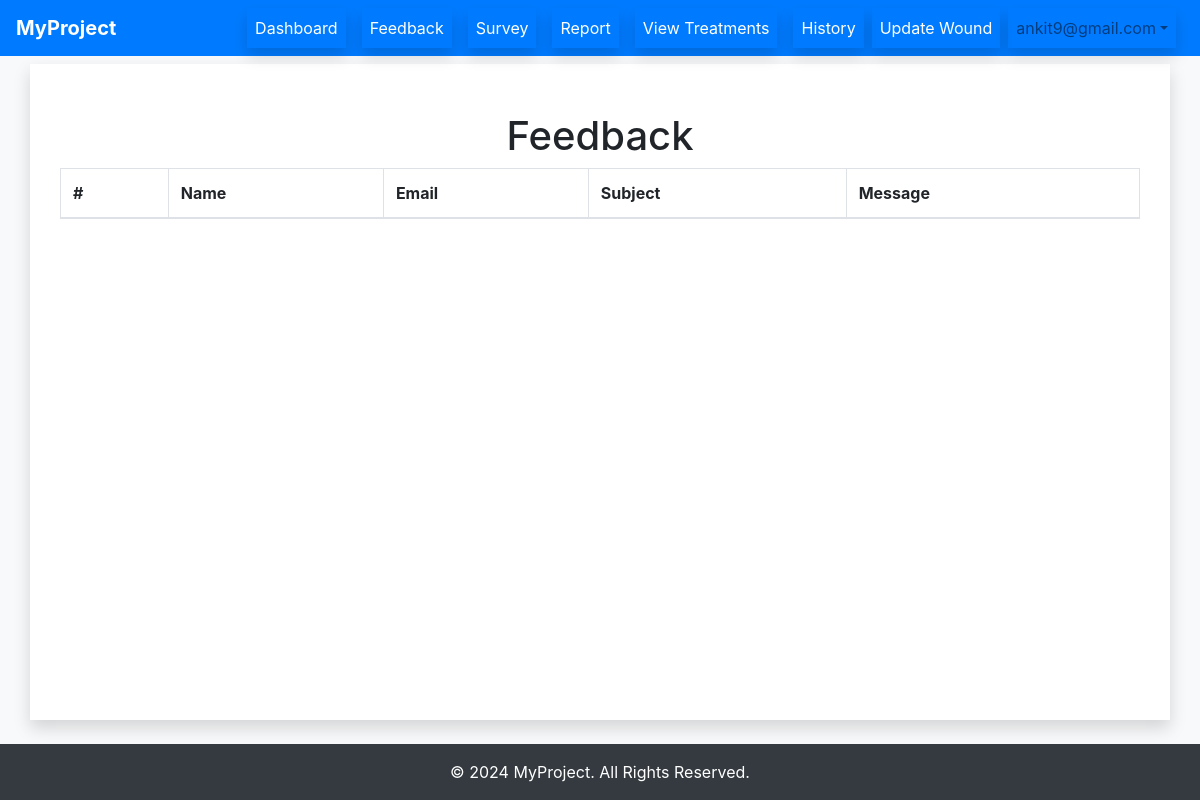
Before: /viewfeedback/ (signed in) with the older database file.
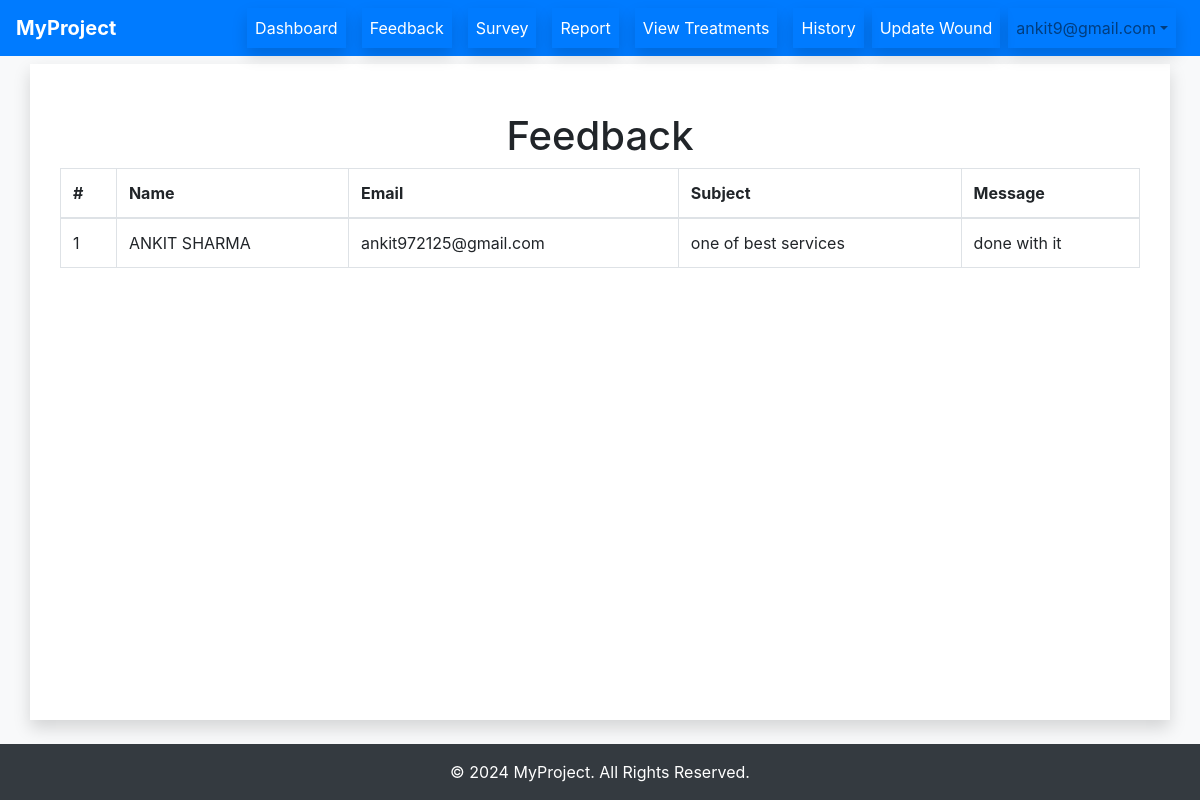
After: the same page with the newer database file.
### main/models.py (models this page shows, shortened)
class Feedback(models.Model):
    name = models.CharField(max_length=100)
    email = models.EmailField()
    subject = models.CharField(max_length=100)
    message = models.TextField()

### main/decorators.py (the view)
    @login_required(login_url='/login/')
    def _wrapped_view(request, *args, **kwargs):
        try:
            request.user.patient
        except Patient.DoesNotExist:
            auth_logout(request)
            return HttpResponseRedirect(reverse('login'))
        return view_func(request, *args, **kwargs)

### main/views.py (called while the page is built)
@patient_required
def viewfeedback(request):
    feedbacks = Feedback.objects.all()
    return render(request, 'viewfeedback.html', {'feedbacks': feedbacks})

### templates/viewfeedback.html
{% extends 'base.html' %}
{% block content %}
<div class="container mt-5">
    <h1 class="text-center">Feedback</h1>
    <div class="table-responsive">
        <table class="table table-bordered table-hover">
            <thead>
                <tr>
                    <th>#</th>
                    <th>Name</th>
                    <th>Email</th>
                    <th>Subject</th>
                    <th>Message</th>
                </tr>
            </thead>
            <tbody>
                {% for feedback in feedbacks %}
                <tr>
                    <td>{{ forloop.counter }}</td>
                    <td>{{ feedback.name }}</td>
                    <td>{{ feedback.email }}</td>
                    <td>{{ feedback.subject }}</td>
                    <td>{{ feedback.message }}</td>
                </tr>
                {% endfor %}
            </tbody>
        </table>
    </div>
</div>
{% endblock %}

Changed rows visible on the page:
added Feedback: name "ANKIT SHARMA", email "ankit972125@gmail.com", subject "one of best services", message "done with it"
